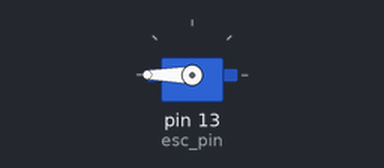
Recording of a sketch running on a simulated Arduino Uno, built with avr-gcc and run on an emulated ATmega328P. On the bench: servo. What the sketch prints to the serial monitor is not drawn.

Above: at 0.1 s.
At 9.4 s:
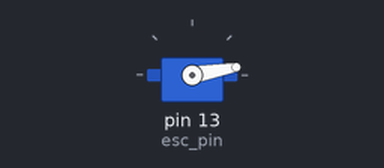
At 19.4 s:
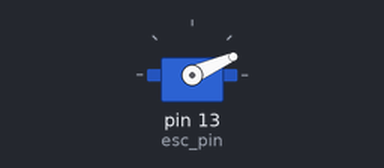
At 38.6 s:
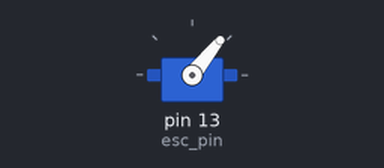
Timing chart, 0 to 40.0 s (numbered marks = the images above):
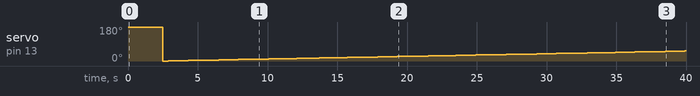

Measured:
- by itself, servo on pin 13 (esc_pin): 180° → 0° at 2.5 s, → 1° 0.40 s later, → 2° 0.80 s later, → 3° 0.60 s later, … (54 changes in this stretch)

The sketch:

ESC_Calibration_Arming.ino
```cpp
// (licence header left out)
#include <Arduino.h>
#include <Servo.h>

#define min_thorttle 1080
#define max_thorttle 1720
#define center_throttle 1488

#define arming 1720
#define arm_time 2000

#define esc_pin 13
#define poten A0
#define led_pin 13

int map_val;
int value;

Servo esc;

void setup() {
  Serial.begin(115200);
  Serial.println('Hello_ESC_01');
  esc.attach(esc_pin, 1080, 1720);

  pinMode(poten, INPUT);
  pinMode(led_pin, OUTPUT);

  arming_signal();
  delay(500);
  calibrating();

}

void loop() {

  /*
  */

  value = analogRead(poten);
  map_val = map(value, 0, 1023, 1080, 1720);

  esc.writeMicroseconds(map_val);

  /*
  if (map_val > 1488) {
    Serial.print(map_val);
    Serial.print("  ");
    Serial.println("Going_Up!");
  }

  else if (map_val < 1488) {
    Serial.print(map_val);
    Serial.print("  ");
    Serial.println("Going_Down!");
  }

  else if (map_val == center_throttle && (center_throttle - max_thorttle)) {
    Serial.print(map_val);
    Serial.print("  ");
    Serial.println("Standby!");
  }

  */


}


void arming_signal() {

  esc.write(arming);
  unsigned long now = millis();
  while (millis() < now + arm_time) {
    // wait for ESC to arm
  }
}

void calibrating() {
  int i;  //initial calibration signal
  //calibrating full to zero
  for (i = min_thorttle; i <= max_thorttle; i++) {
    esc.write(i);
    blink();
    if (i == max_thorttle) {
      Serial.println("Max Calibrated!");
    }
  }
  Serial.println("Calibrating Min to Max PPM");
  delay(2000);

  //calibrting zero to full
  for (i = max_thorttle; i >= min_thorttle; i--) {
    esc.write(i);
    blink();
    if (i == min_thorttle) {
      Serial.println("Max Calibrated!");
    }
  }

  Serial.println("Calibrating Max to Min PPM");
  delay(2000);

}

void blink() {
  digitalWrite(led_pin, HIGH);
  delay(100);
  digitalWrite(led_pin, LOW);
  delay(100);

}
```
